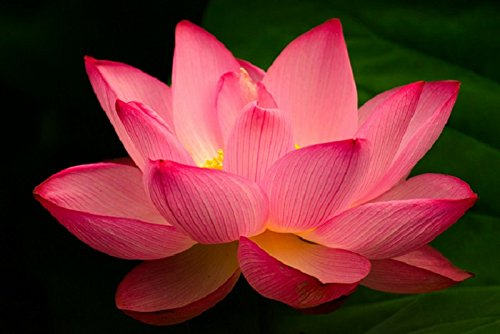
#> input picture lothus.jpg, 500 x 334 px
$ python edge_detect.py
#> lines starting #> are read from the running program, lines starting #| are printed output that depends on the picture
import numpy as np
import cv2
from matplotlib import pyplot as plt

def sobelOperator(img):
    container = np.copy(img)
    size = container.shape
    for i in range(1, size[0] - 1):
        for j in range(1, size[1] - 1):
            gx = (img[i - 1][j - 1] + 2*img[i][j - 1] + img[i + 1][j - 1]) - (img[i - 1][j + 1] + 2*img[i][j + 1] + img[i + 1][j + 1])
            gy = (img[i - 1][j - 1] + 2*img[i - 1][j] + img[i - 1][j + 1]) - (img[i + 1][j - 1] + 2*img[i + 1][j] + img[i + 1][j + 1])
            container[i][j] = min(255, np.sqrt(gx**2 + gy**2))
    return container
    pass

img = cv2.cvtColor(cv2.imread("lothus.jpg"), cv2.COLOR_BGR2GRAY)
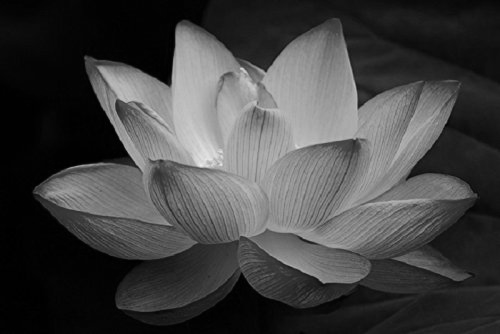
#> img: shape (334, 500); min 0, max 239, mean 66.6
img = sobelOperator(img)
#> after the loop in sobelOperator, `for i in range(1, size[0] - 1):`:
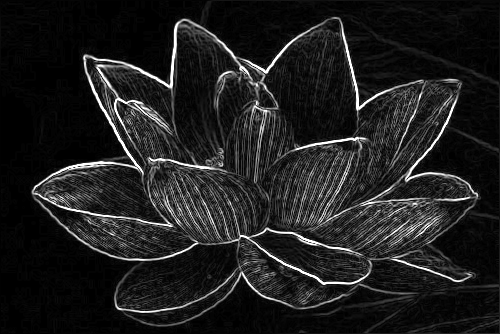
#> container: shape (334, 500); min 0, max 255, mean 30.8
img = cv2.cvtColor(img, cv2.COLOR_GRAY2RGB)
#> img: shape (334, 500, 3)
plt.imshow(img)
plt.show()
